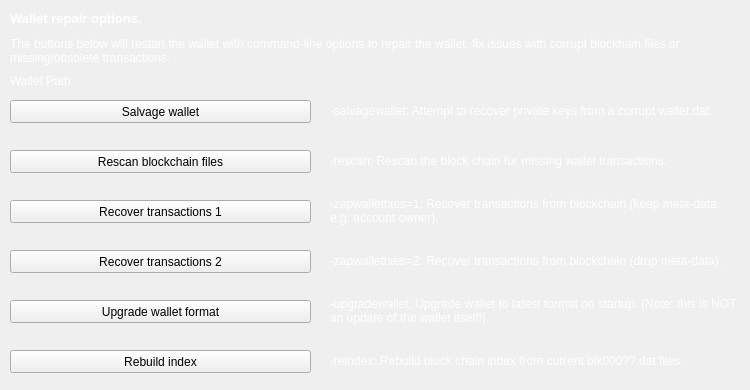
     <widget class="QWidget" name="tab_repair">
      <attribute name="title">
       <string>&amp;Wallet Repair</string>
      </attribute>
      <widget class="QPushButton" name="btn_salvagewallet">
       <property name="geometry">
        <rect>
         <x>10</x>
         <y>100</y>
         <width>301</width>
         <height>23</height>
        </rect>
       </property>
       <property name="minimumSize">
        <size>
         <width>180</width>
         <height>23</height>
        </size>
       </property>
       <property name="styleSheet">
        <string notr="true">QWidget#RPCConsole .QPushButton#btn_salvagewallet {
background-color:qlineargradient(x1: 0, y1: 0, x2: 0, y2: 1, stop: .01 #8F5BA3, stop: .1 #771F99, stop: .95 #771F99, stop: 1 #520072);
border:0;
border-radius:3px;
color:#ffffff;
font-size:12px;
font-weight:bold;
padding-left:25px;
padding-right:25px;
padding-top:5px;
padding-bottom:5px;
}

QWidget#RPCConsole .QPushButton#btn_salvagewallet:hover {
background-color:qlineargradient(x1: 0, y1: 0, x2: 0, y2: 1, stop: .01 #BA77D4, stop: .1 #9F2DCC, stop: .95 #9F2DCC, stop: 1 #7400A1);
border:0;
border-radius:3px;
color:#ffffff;
font-size:12px;
font-weight:bold;
padding-left:25px;
padding-right:25px;
padding-top:5px;
padding-bottom:5px;
}

QWidget#RPCConsole .QPushButton#btn_salvagewallet:pressed {
background-color:qlineargradient(x1: 0, y1: 0, x2: 0, y2: 1, stop: .01 #8F5BA3, stop: .1 #771F99, stop: .95 #771F99, stop: 1 #520072);
border:0;
border-radius:3px;
color:#ffffff;
font-size:12px;
font-weight:bold;
padding-left:25px;
padding-right:25px;
padding-top:5px;
padding-bottom:5px;
}</string>
       </property>
       <property name="text">
        <string>Salvage wallet</string>
       </property>
      </widget>
      <widget class="QPushButton" name="btn_rescan">
       <property name="geometry">
        <rect>
         <x>10</x>
         <y>150</y>
         <width>301</width>
         <height>23</height>
        </rect>
       </property>
       <property name="minimumSize">
        <size>
         <width>180</width>
         <height>23</height>
        </size>
       </property>
       <property name="styleSheet">
        <string notr="true">QWidget#RPCConsole .QPushButton#btn_rescan {
background-color:qlineargradient(x1: 0, y1: 0, x2: 0, y2: 1, stop: .01 #8F5BA3, stop: .1 #771F99, stop: .95 #771F99, stop: 1 #520072);
border:0;
border-radius:3px;
color:#ffffff;
font-size:12px;
font-weight:bold;
padding-left:25px;
padding-right:25px;
padding-top:5px;
padding-bottom:5px;
}

QWidget#RPCConsole .QPushButton#btn_rescan:hover {
background-color:qlineargradient(x1: 0, y1: 0, x2: 0, y2: 1, stop: .01 #BA77D4, stop: .1 #9F2DCC, stop: .95 #9F2DCC, stop: 1 #7400A1);
border:0;
border-radius:3px;
color:#ffffff;
font-size:12px;
font-weight:bold;
padding-left:25px;
padding-right:25px;
padding-top:5px;
padding-bottom:5px;
}

QWidget#RPCConsole .QPushButton#btn_rescan:pressed {
background-color:qlineargradient(x1: 0, y1: 0, x2: 0, y2: 1, stop: .01 #8F5BA3, stop: .1 #771F99, stop: .95 #771F99, stop: 1 #520072);
border:0;
border-radius:3px;
color:#ffffff;
font-size:12px;
font-weight:bold;
padding-left:25px;
padding-right:25px;
padding-top:5px;
padding-bottom:5px;
}</string>
       </property>
       <property name="text">
        <string>Rescan blockchain files</string>
       </property>
      </widget>
      <widget class="QPushButton" name="btn_zapwallettxes1">
       <property name="geometry">
        <rect>
         <x>10</x>
         <y>200</y>
         <width>301</width>
         <height>23</height>
        </rect>
       </property>
       <property name="minimumSize">
        <size>
         <width>180</width>
         <height>23</height>
        </size>
       </property>
       <property name="styleSheet">
        <string notr="true">QWidget#RPCConsole .QPushButton#btn_zapwallettxes1 {
background-color:qlineargradient(x1: 0, y1: 0, x2: 0, y2: 1, stop: .01 #8F5BA3, stop: .1 #771F99, stop: .95 #771F99, stop: 1 #520072);
border:0;
border-radius:3px;
color:#ffffff;
font-size:12px;
font-weight:bold;
padding-left:25px;
padding-right:25px;
padding-top:5px;
padding-bottom:5px;
}

QWidget#RPCConsole .QPushButton#btn_zapwallettxes1:hover {
background-color:qlineargradient(x1: 0, y1: 0, x2: 0, y2: 1, stop: .01 #BA77D4, stop: .1 #9F2DCC, stop: .95 #9F2DCC, stop: 1 #7400A1);
border:0;
border-radius:3px;
color:#ffffff;
font-size:12px;
font-weight:bold;
padding-left:25px;
padding-right:25px;
padding-top:5px;
padding-bottom:5px;
}

QWidget#RPCConsole .QPushButton#btn_zapwallettxes1:pressed {
background-color:qlineargradient(x1: 0, y1: 0, x2: 0, y2: 1, stop: .01 #8F5BA3, stop: .1 #771F99, stop: .95 #771F99, stop: 1 #520072);
border:0;
border-radius:3px;
color:#ffffff;
font-size:12px;
font-weight:bold;
padding-left:25px;
padding-right:25px;
padding-top:5px;
padding-bottom:5px;
}</string>
       </property>
       <property name="text">
        <string>Recover transactions 1</string>
       </property>
      </widget>
      <widget class="QPushButton" name="btn_zapwallettxes2">
       <property name="geometry">
        <rect>
         <x>10</x>
         <y>250</y>
         <width>301</width>
         <height>23</height>
        </rect>
       </property>
       <property name="minimumSize">
        <size>
         <width>180</width>
         <height>23</height>
        </size>
       </property>
       <property name="styleSheet">
        <string notr="true">QWidget#RPCConsole .QPushButton#btn_zapwallettxes2 {
background-color:qlineargradient(x1: 0, y1: 0, x2: 0, y2: 1, stop: .01 #8F5BA3, stop: .1 #771F99, stop: .95 #771F99, stop: 1 #520072);
border:0;
border-radius:3px;
color:#ffffff;
font-size:12px;
font-weight:bold;
padding-left:25px;
padding-right:25px;
padding-top:5px;
padding-bottom:5px;
}

QWidget#RPCConsole .QPushButton#btn_zapwallettxes2:hover {
background-color:qlineargradient(x1: 0, y1: 0, x2: 0, y2: 1, stop: .01 #BA77D4, stop: .1 #9F2DCC, stop: .95 #9F2DCC, stop: 1 #7400A1);
border:0;
border-radius:3px;
color:#ffffff;
font-size:12px;
font-weight:bold;
padding-left:25px;
padding-right:25px;
padding-top:5px;
padding-bottom:5px;
}

QWidget#RPCConsole .QPushButton#btn_zapwallettxes2:pressed {
background-color:qlineargradient(x1: 0, y1: 0, x2: 0, y2: 1, stop: .01 #8F5BA3, stop: .1 #771F99, stop: .95 #771F99, stop: 1 #520072);
border:0;
border-radius:3px;
color:#ffffff;
font-size:12px;
font-weight:bold;
padding-left:25px;
padding-right:25px;
padding-top:5px;
padding-bottom:5px;
}</string>
       </property>
       <property name="text">
        <string>Recover transactions 2</string>
       </property>
      </widget>
      <widget class="QPushButton" name="btn_upgradewallet">
       <property name="geometry">
        <rect>
         <x>10</x>
         <y>300</y>
         <width>301</width>
         <height>23</height>
        </rect>
       </property>
       <property name="minimumSize">
        <size>
         <width>180</width>
         <height>23</height>
        </size>
       </property>
       <property name="styleSheet">
        <string notr="true">QWidget#RPCConsole .QPushButton#btn_upgradewallet {
background-color:qlineargradient(x1: 0, y1: 0, x2: 0, y2: 1, stop: .01 #8F5BA3, stop: .1 #771F99, stop: .95 #771F99, stop: 1 #520072);
border:0;
border-radius:3px;
color:#ffffff;
font-size:12px;
font-weight:bold;
padding-left:25px;
padding-right:25px;
padding-top:5px;
padding-bottom:5px;
}

QWidget#RPCConsole .QPushButton#btn_upgradewallet:hover {
background-color:qlineargradient(x1: 0, y1: 0, x2: 0, y2: 1, stop: .01 #BA77D4, stop: .1 #9F2DCC, stop: .95 #9F2DCC, stop: 1 #7400A1);
border:0;
border-radius:3px;
color:#ffffff;
font-size:12px;
font-weight:bold;
padding-left:25px;
padding-right:25px;
padding-top:5px;
padding-bottom:5px;
}

QWidget#RPCConsole .QPushButton#btn_upgradewallet:pressed {
background-color:qlineargradient(x1: 0, y1: 0, x2: 0, y2: 1, stop: .01 #8F5BA3, stop: .1 #771F99, stop: .95 #771F99, stop: 1 #520072);
border:0;
border-radius:3px;
color:#ffffff;
font-size:12px;
font-weight:bold;
padding-left:25px;
padding-right:25px;
padding-top:5px;
padding-bottom:5px;
}</string>
       </property>
       <property name="text">
        <string>Upgrade wallet format</string>
       </property>
      </widget>
      <widget class="QLabel" name="label_repair_helptext">
       <property name="geometry">
        <rect>
         <x>10</x>
         <y>30</y>
         <width>711</width>
         <height>41</height>
        </rect>
       </property>
       <property name="font">
        <font>
         <weight>50</weight>
         <bold>false</bold>
        </font>
       </property>
       <property name="styleSheet">
        <string notr="true">color: rgb(255, 255, 255);</string>
       </property>
       <property name="text">
        <string>The buttons below will restart the wallet with command-line options to repair the wallet, fix issues with corrupt blockhain files or missing/obsolete transactions.</string>
       </property>
       <property name="wordWrap">
        <bool>true</bool>
       </property>
      </widget>
      <widget class="QLabel" name="label_repair_salvage">
       <property name="geometry">
        <rect>
         <x>330</x>
         <y>90</y>
         <width>411</width>
         <height>41</height>
        </rect>
       </property>
       <property name="styleSheet">
        <string notr="true">color: rgb(255, 255, 255);</string>
       </property>
       <property name="text">
        <string>-salvagewallet: Attempt to recover private keys from a corrupt wallet.dat.</string>
       </property>
       <property name="wordWrap">
        <bool>true</bool>
       </property>
      </widget>
      <widget class="QLabel" name="label_repair_rescan">
       <property name="geometry">
        <rect>
         <x>330</x>
         <y>140</y>
         <width>411</width>
         <height>41</height>
        </rect>
       </property>
       <property name="styleSheet">
        <string notr="true">color: rgb(255, 255, 255);</string>
       </property>
       <property name="text">
        <string>-rescan: Rescan the block chain for missing wallet transactions.</string>
       </property>
       <property name="wordWrap">
        <bool>true</bool>
       </property>
      </widget>
      <widget class="QLabel" name="label_repair_zap1">
       <property name="geometry">
        <rect>
         <x>330</x>
         <y>190</y>
         <width>411</width>
         <height>41</height>
        </rect>
       </property>
       <property name="styleSheet">
        <string notr="true">color: rgb(255, 255, 255);</string>
       </property>
       <property name="text">
        <string>-zapwallettxes=1: Recover transactions from blockchain (keep meta-data, e.g. account owner).</string>
       </property>
       <property name="wordWrap">
        <bool>true</bool>
       </property>
      </widget>
      <widget class="QLabel" name="label_repair_zap2">
       <property name="geometry">
        <rect>
         <x>330</x>
         <y>240</y>
         <width>411</width>
         <height>41</height>
        </rect>
       </property>
       <property name="styleSheet">
        <string notr="true">color: rgb(255, 255, 255);</string>
       </property>
       <property name="text">
        <string>-zapwallettxes=2: Recover transactions from blockchain (drop meta-data).</string>
       </property>
       <property name="wordWrap">
        <bool>true</bool>
       </property>
      </widget>
      <widget class="QLabel" name="label_repair_upgrade">
       <property name="geometry">
        <rect>
         <x>330</x>
         <y>290</y>
         <width>411</width>
         <height>41</height>
        </rect>
       </property>
       <property name="styleSheet">
        <string notr="true">color: rgb(255, 255, 255);</string>
       </property>
       <property name="text">
        <string>-upgradewallet: Upgrade wallet to latest format on startup. (Note: this is NOT an update of the wallet itself!)</string>
       </property>
       <property name="wordWrap">
        <bool>true</bool>
       </property>
      </widget>
      <widget class="QLabel" name="label_repair_header">
       <property name="geometry">
        <rect>
         <x>10</x>
         <y>10</y>
         <width>711</width>
         <height>16</height>
        </rect>
       </property>
       <property name="font">
        <font>
         <pointsize>10</pointsize>
         <weight>75</weight>
         <bold>true</bold>
        </font>
       </property>
       <property name="styleSheet">
        <string notr="true">color: rgb(255, 255, 255);</string>
       </property>
       <property name="text">
        <string>Wallet repair options.</string>
       </property>
       <property name="wordWrap">
        <bool>true</bool>
       </property>
      </widget>
      <widget class="QPushButton" name="btn_reindex">
       <property name="geometry">
        <rect>
         <x>10</x>
         <y>350</y>
         <width>301</width>
         <height>23</height>
        </rect>
       </property>
       <property name="styleSheet">
        <string notr="true">QWidget#RPCConsole .QPushButton#btn_reindex {
background-color:qlineargradient(x1: 0, y1: 0, x2: 0, y2: 1, stop: .01 #8F5BA3, stop: .1 #771F99, stop: .95 #771F99, stop: 1 #520072);
border:0;
border-radius:3px;
color:#ffffff;
font-size:12px;
font-weight:bold;
padding-left:25px;
padding-right:25px;
padding-top:5px;
padding-bottom:5px;
}

QWidget#RPCConsole .QPushButton#btn_reindex:hover {
background-color:qlineargradient(x1: 0, y1: 0, x2: 0, y2: 1, stop: .01 #BA77D4, stop: .1 #9F2DCC, stop: .95 #9F2DCC, stop: 1 #7400A1);
border:0;
border-radius:3px;
color:#ffffff;
font-size:12px;
font-weight:bold;
padding-left:25px;
padding-right:25px;
padding-top:5px;
padding-bottom:5px;
}

QWidget#RPCConsole .QPushButton#btn_reindex:pressed {
background-color:qlineargradient(x1: 0, y1: 0, x2: 0, y2: 1, stop: .01 #8F5BA3, stop: .1 #771F99, stop: .95 #771F99, stop: 1 #520072);
border:0;
border-radius:3px;
color:#ffffff;
font-size:12px;
font-weight:bold;
padding-left:25px;
padding-right:25px;
padding-top:5px;
padding-bottom:5px;
}</string>
       </property>
       <property name="text">
        <string>Rebuild index</string>
       </property>
      </widget>
      <widget class="QLabel" name="label_repair_reindex">
       <property name="geometry">
        <rect>
         <x>330</x>
         <y>340</y>
         <width>411</width>
         <height>41</height>
        </rect>
       </property>
       <property name="styleSheet">
        <string notr="true">color: rgb(255, 255, 255);</string>
       </property>
       <property name="text">
        <string>-reindex: Rebuild block chain index from current blk000??.dat files.</string>
       </property>
       <property name="wordWrap">
        <bool>true</bool>
       </property>
      </widget>
      <widget class="QLabel" name="wallet_path">
       <property name="geometry">
        <rect>
         <x>10</x>
         <y>70</y>
         <width>731</width>
         <height>21</height>
        </rect>
       </property>
       <property name="styleSheet">
        <string notr="true">color: rgb(255, 255, 255);</string>
       </property>
       <property name="text">
        <string>Wallet Path</string>
       </property>
      </widget>
     </widget>
